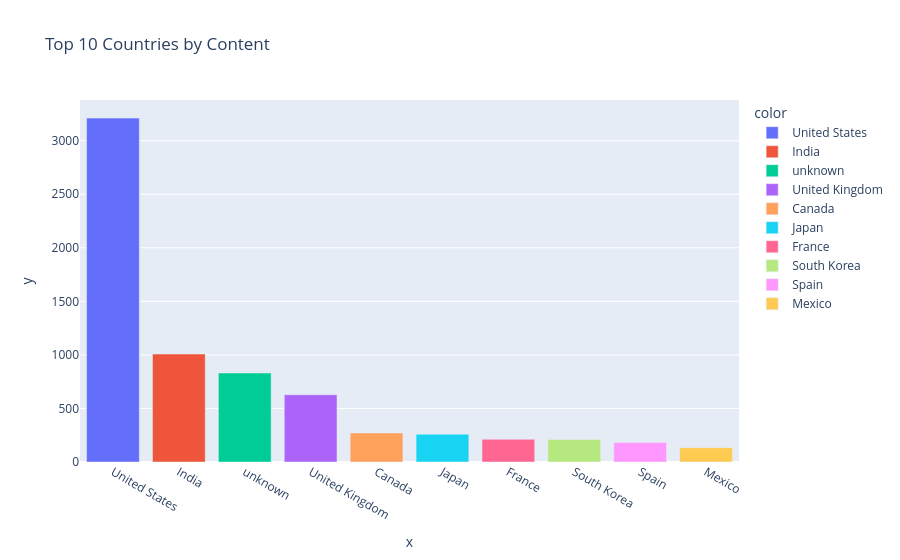

Notebook cell for this chart:
### Code cell
top10 = df['country'].str.split(',').str[0].value_counts().head(10)

px.bar(
    x=top10.index,       
    y=top10.values,     
    color=top10.index,  
    title='Top 10 Countries by Content'
).show()

### Figure 1 — Plotly figure (JSON) as saved in the notebook; plotly's stock layout.template omitted (floating-point values rounded to 4 significant figures)
{"data": [{"hovertemplate": "color=United States<br>x=%{x}<br>y=%{y}<extra></extra>", "legendgroup": "United States", "marker": {"color": "#636efa", "pattern": {"shape": ""}}, "name": "United States", "orientation": "v", "showlegend": true, "textposition": "auto", "type": "bar", "x": ["United States"], "xaxis": "x", "y": [3211], "yaxis": "y"}, {"hovertemplate": "color=India<br>x=%{x}<br>y=%{y}<extra></extra>", "legendgroup": "India", "marker": {"color": "#EF553B", "pattern": {"shape": ""}}, "name": "India", "orientation": "v", "showlegend": true, "textposition": "auto", "type": "bar", "x": ["India"], "xaxis": "x", "y": [1008], "yaxis": "y"}, {"hovertemplate": "color=unknown<br>x=%{x}<br>y=%{y}<extra></extra>", "legendgroup": "unknown", "marker": {"color": "#00cc96", "pattern": {"shape": ""}}, "name": "unknown", "orientation": "v", "showlegend": true, "textposition": "auto", "type": "bar", "x": ["unknown"], "xaxis": "x", "y": [831], "yaxis": "y"}, {"hovertemplate": "color=United Kingdom<br>x=%{x}<br>y=%{y}<extra></extra>", "legendgroup": "United Kingdom", "marker": {"color": "#ab63fa", "pattern": {"shape": ""}}, "name": "United Kingdom", "orientation": "v", "showlegend": true, "textposition": "auto", "type": "bar", "x": ["United Kingdom"], "xaxis": "x", "y": [628], "yaxis": "y"}, {"hovertemplate": "color=Canada<br>x=%{x}<br>y=%{y}<extra></extra>", "legendgroup": "Canada", "marker": {"color": "#FFA15A", "pattern": {"shape": ""}}, "name": "Canada", "orientation": "v", "showlegend": true, "textposition": "auto", "type": "bar", "x": ["Canada"], "xaxis": "x", "y": [271], "yaxis": "y"}, {"hovertemplate": "color=Japan<br>x=%{x}<br>y=%{y}<extra></extra>", "legendgroup": "Japan", "marker": {"color": "#19d3f3", "pattern": {"shape": ""}}, "name": "Japan", "orientation": "v", "showlegend": true, "textposition": "auto", "type": "bar", "x": ["Japan"], "xaxis": "x", "y": [259], "yaxis": "y"}, {"hovertemplate": "color=France<br>x=%{x}<br>y=%{y}<extra></extra>", "legendgroup": "France", "marker": {"color": "#FF6692", "pattern": {"shape": ""}}, "name": "France", "orientation": "v", "showlegend": true, "textposition": "auto", "type": "bar", "x": ["France"], "xaxis": "x", "y": [212], "yaxis": "y"}, {"hovertemplate": "color=South Korea<br>x=%{x}<br>y=%{y}<extra></extra>", "legendgroup": "South Korea", "marker": {"color": "#B6E880", "pattern": {"shape": ""}}, "name": "South Korea", "orientation": "v", "showlegend": true, "textposition": "auto", "type": "bar", "x": ["South Korea"], "xaxis": "x", "y": [211], "yaxis": "y"}, {"hovertemplate": "color=Spain<br>x=%{x}<br>y=%{y}<extra></extra>", "legendgroup": "Spain", "marker": {"color": "#FF97FF", "pattern": {"shape": ""}}, "name": "Spain", "orientation": "v", "showlegend": true, "textposition": "auto", "type": "bar", "x": ["Spain"], "xaxis": "x", "y": [181], "yaxis": "y"}, {"hovertemplate": "color=Mexico<br>x=%{x}<br>y=%{y}<extra></extra>", "legendgroup": "Mexico", "marker": {"color": "#FECB52", "pattern": {"shape": ""}}, "name": "Mexico", "orientation": "v", "showlegend": true, "textposition": "auto", "type": "bar", "x": ["Mexico"], "xaxis": "x", "y": [134], "yaxis": "y"}], "layout": {"barmode": "relative", "legend": {"title": {"text": "color"}, "tracegroupgap": 0}, "title": {"text": "Top 10 Countries by Content"}, "xaxis": {"anchor": "y", "domain": [0, 1], "title": {"text": "x"}}, "yaxis": {"anchor": "x", "domain": [0, 1], "title": {"text": "y"}}}}
